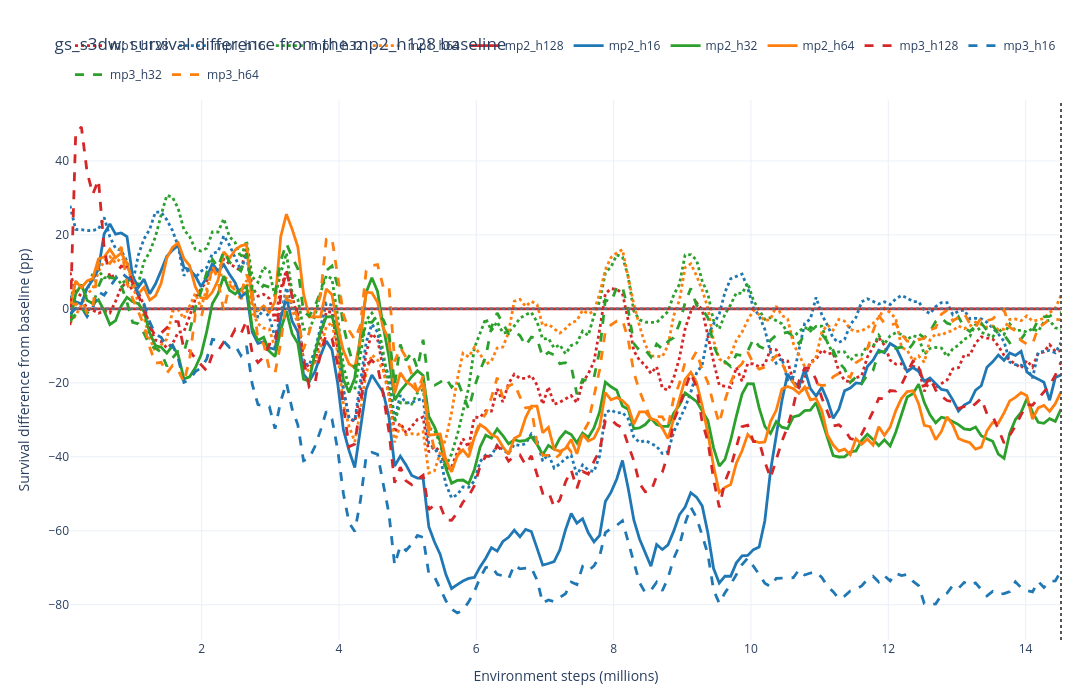

Write notebook code for a chart like this one.
### Markdown cell above
### Difference from the `mp2_h128` baseline

Each curve is an architecture minus the aggregated baseline at the same step, so
the baseline is the flat zero line.

> **Do not add `facet_by=` to a `comparison="difference"` call.**
> `survival_comparison._difference_from_baseline` inner-joins the baseline on
> `[facet_column, step]`, and `mp2_h128` exists in only one panel of any facet,
> so faceting silently drops the other panels instead of raising.

### Code cell
difference_figure = sc.plot_survival_comparison(
    survival_long,
    group_by="architecture",
    label_by="architecture",
    smooth=SMOOTH_WINDOW,
    uncertainty="ci95" if SHOW_SEED_UNCERTAINTY else None,
    min_members=1,
    comparison="difference",
    baseline={"architecture": BASELINE_LABEL},
    colors=architecture_colors,
    dashes=architecture_dashes,
    budget_step=comparison_budget,
    y_range=None,
    title=f"gs_s3dw: survival difference from the {BASELINE_LABEL} baseline",
    y_title="Survival difference from baseline (pp)",
    width=1450,
    height=700,
)
difference_figure.add_hline(y=0.0, line_dash="dot", line_color="#6b7280")
difference_figure.show()
print("done")

### Figure 1 — Plotly figure (JSON) as saved in the notebook; plotly's stock layout.template omitted (floating-point values rounded to 4 significant figures; data arrays with more than 128 entries replaced by an {"elided": "..."} marker saying what was removed)
{"data": [{"customdata": {"elided": "175x4 float values"}, "hovertemplate": "<b>mp1_h128</b><br>step: %{x:.3f}M<br>value: %{y:.2f}<br>members: %{customdata[0]:.0f}<br>std: %{customdata[1]:.2f}<extra></extra>", "legendgroup": "mp1_h128", "line": {"color": "#d62728", "dash": "dot", "width": 2.8}, "marker": {"size": 5}, "mode": "lines", "name": "mp1_h128", "opacity": 1, "showlegend": true, "type": "scatter", "x": {"elided": "175 float values"}, "y": {"elided": "175 float values"}}, {"customdata": {"elided": "175x4 float values"}, "hovertemplate": "<b>mp1_h16</b><br>step: %{x:.3f}M<br>value: %{y:.2f}<br>members: %{customdata[0]:.0f}<br>std: %{customdata[1]:.2f}<extra></extra>", "legendgroup": "mp1_h16", "line": {"color": "#1f77b4", "dash": "dot", "width": 2.8}, "marker": {"size": 5}, "mode": "lines", "name": "mp1_h16", "opacity": 1, "showlegend": true, "type": "scatter", "x": {"elided": "175 float values"}, "y": {"elided": "175 float values"}}, {"customdata": {"elided": "175x4 float values"}, "hovertemplate": "<b>mp1_h32</b><br>step: %{x:.3f}M<br>value: %{y:.2f}<br>members: %{customdata[0]:.0f}<br>std: %{customdata[1]:.2f}<extra></extra>", "legendgroup": "mp1_h32", "line": {"color": "#2ca02c", "dash": "dot", "width": 2.8}, "marker": {"size": 5}, "mode": "lines", "name": "mp1_h32", "opacity": 1, "showlegend": true, "type": "scatter", "x": {"elided": "175 float values"}, "y": {"elided": "175 float values"}}, {"customdata": {"elided": "175x4 float values"}, "hovertemplate": "<b>mp1_h64</b><br>step: %{x:.3f}M<br>value: %{y:.2f}<br>members: %{customdata[0]:.0f}<br>std: %{customdata[1]:.2f}<extra></extra>", "legendgroup": "mp1_h64", "line": {"color": "#ff7f0e", "dash": "dot", "width": 2.8}, "marker": {"size": 5}, "mode": "lines", "name": "mp1_h64", "opacity": 1, "showlegend": true, "type": "scatter", "x": {"elided": "175 float values"}, "y": {"elided": "175 float values"}}, {"hoverinfo": "skip", "legendgroup": "mp2_h128", "line": {"width": 0}, "mode": "lines", "showlegend": false, "type": "scatter", "x": {"elided": "175 float values"}, "y": {"elided": "175 float values"}}, {"fill": "tonexty", "fillcolor": "rgba(214, 39, 40, 0.1400)", "hoverinfo": "skip", "legendgroup": "mp2_h128", "line": {"width": 0}, "mode": "lines", "showlegend": false, "type": "scatter", "x": {"elided": "175 float values"}, "y": {"elided": "175 float values"}}, {"customdata": {"elided": "175x4 float values"}, "hovertemplate": "<b>mp2_h128</b><br>step: %{x:.3f}M<br>value: %{y:.2f}<br>members: %{customdata[0]:.0f}<br>std: %{customdata[1]:.2f}<extra></extra>", "legendgroup": "mp2_h128", "line": {"color": "#d62728", "dash": "solid", "width": 2.8}, "marker": {"size": 5}, "mode": "lines", "name": "mp2_h128", "opacity": 1, "showlegend": true, "type": "scatter", "x": {"elided": "175 float values"}, "y": {"elided": "175 float values"}}, {"customdata": {"elided": "175x4 float values"}, "hovertemplate": "<b>mp2_h16</b><br>step: %{x:.3f}M<br>value: %{y:.2f}<br>members: %{customdata[0]:.0f}<br>std: %{customdata[1]:.2f}<extra></extra>", "legendgroup": "mp2_h16", "line": {"color": "#1f77b4", "dash": "solid", "width": 2.8}, "marker": {"size": 5}, "mode": "lines", "name": "mp2_h16", "opacity": 1, "showlegend": true, "type": "scatter", "x": {"elided": "175 float values"}, "y": {"elided": "175 float values"}}, {"customdata": {"elided": "175x4 float values"}, "hovertemplate": "<b>mp2_h32</b><br>step: %{x:.3f}M<br>value: %{y:.2f}<br>members: %{customdata[0]:.0f}<br>std: %{customdata[1]:.2f}<extra></extra>", "legendgroup": "mp2_h32", "line": {"color": "#2ca02c", "dash": "solid", "width": 2.8}, "marker": {"size": 5}, "mode": "lines", "name": "mp2_h32", "opacity": 1, "showlegend": true, "type": "scatter", "x": {"elided": "175 float values"}, "y": {"elided": "175 float values"}}, {"customdata": {"elided": "175x4 float values"}, "hovertemplate": "<b>mp2_h64</b><br>step: %{x:.3f}M<br>value: %{y:.2f}<br>members: %{customdata[0]:.0f}<br>std: %{customdata[1]:.2f}<extra></extra>", "legendgroup": "mp2_h64", "line": {"color": "#ff7f0e", "dash": "solid", "width": 2.8}, "marker": {"size": 5}, "mode": "lines", "name": "mp2_h64", "opacity": 1, "showlegend": true, "type": "scatter", "x": {"elided": "175 float values"}, "y": {"elided": "175 float values"}}, {"customdata": {"elided": "175x4 float values"}, "hovertemplate": "<b>mp3_h128</b><br>step: %{x:.3f}M<br>value: %{y:.2f}<br>members: %{customdata[0]:.0f}<br>std: %{customdata[1]:.2f}<extra></extra>", "legendgroup": "mp3_h128", "line": {"color": "#d62728", "dash": "dash", "width": 2.8}, "marker": {"size": 5}, "mode": "lines", "name": "mp3_h128", "opacity": 1, "showlegend": true, "type": "scatter", "x": {"elided": "175 float values"}, "y": {"elided": "175 float values"}}, {"customdata": {"elided": "175x4 float values"}, "hovertemplate": "<b>mp3_h16</b><br>step: %{x:.3f}M<br>value: %{y:.2f}<br>members: %{customdata[0]:.0f}<br>std: %{customdata[1]:.2f}<extra></extra>", "legendgroup": "mp3_h16", "line": {"color": "#1f77b4", "dash": "dash", "width": 2.8}, "marker": {"size": 5}, "mode": "lines", "name": "mp3_h16", "opacity": 1, "showlegend": true, "type": "scatter", "x": {"elided": "175 float values"}, "y": {"elided": "175 float values"}}, {"customdata": {"elided": "175x4 float values"}, "hovertemplate": "<b>mp3_h32</b><br>step: %{x:.3f}M<br>value: %{y:.2f}<br>members: %{customdata[0]:.0f}<br>std: %{customdata[1]:.2f}<extra></extra>", "legendgroup": "mp3_h32", "line": {"color": "#2ca02c", "dash": "dash", "width": 2.8}, "marker": {"size": 5}, "mode": "lines", "name": "mp3_h32", "opacity": 1, "showlegend": true, "type": "scatter", "x": {"elided": "175 float values"}, "y": {"elided": "175 float values"}}, {"customdata": {"elided": "175x4 float values"}, "hovertemplate": "<b>mp3_h64</b><br>step: %{x:.3f}M<br>value: %{y:.2f}<br>members: %{customdata[0]:.0f}<br>std: %{customdata[1]:.2f}<extra></extra>", "legendgroup": "mp3_h64", "line": {"color": "#ff7f0e", "dash": "dash", "width": 2.8}, "marker": {"size": 5}, "mode": "lines", "name": "mp3_h64", "opacity": 1, "showlegend": true, "type": "scatter", "x": {"elided": "175 float values"}, "y": {"elided": "175 float values"}}], "layout": {"height": 700, "hovermode": "x unified", "legend": {"orientation": "h", "x": 0, "xanchor": "left", "y": 1.02, "yanchor": "bottom"}, "margin": {"b": 60, "l": 70, "r": 30, "t": 100}, "shapes": [{"line": {"color": "#555555", "dash": "dot"}, "type": "line", "x0": 14.52, "x1": 14.52, "xref": "x", "y0": 0, "y1": 1, "yref": "y domain"}, {"line": {"color": "#555555", "dash": "dot"}, "type": "line", "x0": 0, "x1": 1, "xref": "x domain", "y0": 0, "y1": 0, "yref": "y"}, {"line": {"color": "#6b7280", "dash": "dot"}, "type": "line", "x0": 0, "x1": 1, "xref": "x domain", "y0": 0, "y1": 0, "yref": "y"}], "title": {"text": "gs_s3dw: survival difference from the mp2_h128 baseline"}, "width": 1450, "xaxis": {"title": {"text": "Environment steps (millions)"}}, "yaxis": {"title": {"text": "Survival difference from baseline (pp)"}}}}
